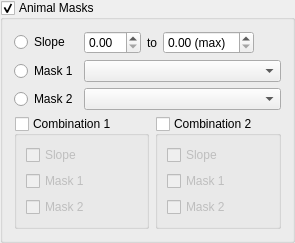
      <widget class="QGroupBox" name="gbCropMasks_8" >
       <property name="title" >
        <string>Animal Masks</string>
       </property>
       <property name="checkable" >
        <bool>true</bool>
       </property>
       <layout class="QGridLayout" >
        <item row="0" column="0" >
         <widget class="QRadioButton" name="radioButton_22" >
          <property name="text" >
           <string>Slope</string>
          </property>
         </widget>
        </item>
        <item row="0" column="1" >
         <widget class="QDoubleSpinBox" name="doubleSpinBox_11" >
          <property name="suffix" >
           <string/>
          </property>
         </widget>
        </item>
        <item row="0" column="2" colspan="2" >
         <widget class="QLabel" name="label_43" >
          <property name="text" >
           <string>to</string>
          </property>
         </widget>
        </item>
        <item row="0" column="4" >
         <widget class="QDoubleSpinBox" name="doubleSpinBox_12" >
          <property name="suffix" >
           <string> (max)</string>
          </property>
         </widget>
        </item>
        <item row="0" column="5" >
         <spacer>
          <property name="orientation" >
           <enum>Qt::Horizontal</enum>
          </property>
          <property name="sizeHint" stdset="0" >
           <size>
            <width>20</width>
            <height>23</height>
           </size>
          </property>
         </spacer>
        </item>
        <item row="1" column="0" >
         <widget class="QRadioButton" name="radioButton_23" >
          <property name="text" >
           <string>Mask 1</string>
          </property>
         </widget>
        </item>
        <item row="1" column="1" colspan="5" >
         <widget class="QComboBox" name="comboBox_19" />
        </item>
        <item row="2" column="0" >
         <widget class="QRadioButton" name="radioButton_24" >
          <property name="text" >
           <string>Mask 2</string>
          </property>
         </widget>
        </item>
        <item row="2" column="1" colspan="5" >
         <widget class="QComboBox" name="comboBox_20" />
        </item>
        <item row="3" column="0" colspan="3" >
         <widget class="QGroupBox" name="groupBox_15" >
          <property name="title" >
           <string>Combination 1</string>
          </property>
          <property name="checkable" >
           <bool>true</bool>
          </property>
          <property name="checked" >
           <bool>false</bool>
          </property>
          <layout class="QGridLayout" >
           <item row="0" column="0" >
            <widget class="QCheckBox" name="checkBox_45" >
             <property name="text" >
              <string>Slope</string>
             </property>
            </widget>
           </item>
           <item row="1" column="0" >
            <widget class="QCheckBox" name="checkBox_46" >
             <property name="text" >
              <string>Mask 1</string>
             </property>
            </widget>
           </item>
           <item row="2" column="0" >
            <widget class="QCheckBox" name="checkBox_47" >
             <property name="text" >
              <string>Mask 2</string>
             </property>
            </widget>
           </item>
          </layout>
         </widget>
        </item>
        <item row="3" column="3" colspan="3" >
         <widget class="QGroupBox" name="groupBox_16" >
          <property name="title" >
           <string>Combination 2</string>
          </property>
          <property name="checkable" >
           <bool>true</bool>
          </property>
          <property name="checked" >
           <bool>false</bool>
          </property>
          <layout class="QGridLayout" >
           <item row="0" column="0" >
            <widget class="QCheckBox" name="checkBox_48" >
             <property name="text" >
              <string>Slope</string>
             </property>
            </widget>
           </item>
           <item row="1" column="0" >
            <widget class="QCheckBox" name="checkBox_49" >
             <property name="text" >
              <string>Mask 1</string>
             </property>
            </widget>
           </item>
           <item row="2" column="0" >
            <widget class="QCheckBox" name="checkBox_50" >
             <property name="text" >
              <string>Mask 2</string>
             </property>
            </widget>
           </item>
          </layout>
         </widget>
        </item>
       </layout>
      </widget>
